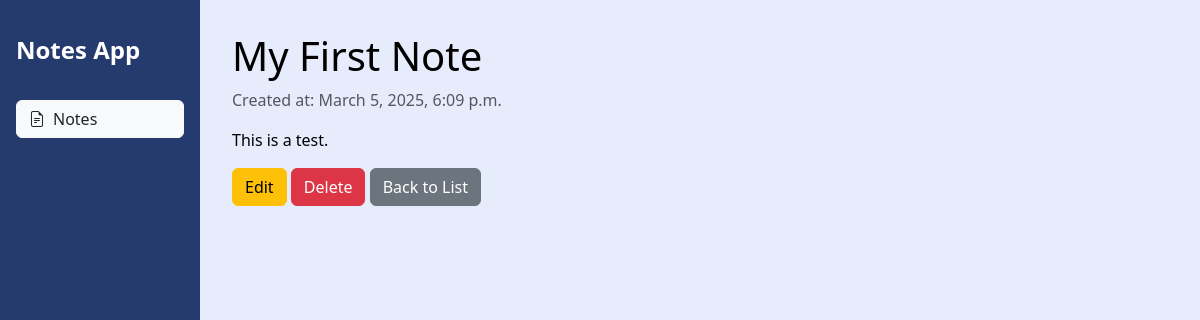
/note/1/, run on the app's committed database.
### myNotesApp/models.py (models this page shows, shortened)
class Note(models.Model):
    title = models.CharField(max_length=255)
    content = models.TextField(validators=[MaxLengthValidator(500)])
    created_at = models.DateTimeField(auto_now_add=True)
    updated_at = models.DateTimeField(auto_now=True)
    pinned = models.BooleanField(default=False)  # New field for pinning notes

### myNotesApp/views.py (the view)
# urls.py: path("note/<int:pk>/", views.note_detail, name="note_detail"),
def note_detail(request, pk):
    note = get_object_or_404(Note, pk=pk)
    context = {"note": note}
    return render(request, "myNotesApp/note_detail.html", context)

### myNotesApp/templates/myNotesApp/note_detail.html (shortened to what this page needs)
{% extends 'base.html' %}
{% block content %}
<article>
    <header>
        <h1>{{ note.title }}</h1>
        <p class="text-muted">Created at: {{ note.created_at|date:"F j, Y, g:i a" }}</p>
    </header>
    <section>
        <p>{{ note.content }}</p>
    </section>
    <footer>
        <a href="{% url 'note_update' pk=note.pk %}" class="btn btn-warning">Edit</a>
        <a href="{% url 'note_delete' pk=note.pk %}" class="btn btn-danger">Delete</a>
        <a href="{% url 'note_list' %}" class="btn btn-secondary">Back to List</a>
    </footer>
</article>
{% endblock content %}

### myNotesApp/static/myNotesApp/css/custom.css (style rules this page uses)
:root { --sidebar-color: #253B6E; --bg-color: #E7ECFC; --card-bg: #FFFFFF; --primary-text: #000000; --sidebar-text: #FFFFFF; --border-radius: 8px; --box-shadow: 0 2px 5px rgba(0, 0, 0, 0.1); }
body { background-color: var(--bg-color); color: var(--primary-text); font-family: 'Segoe UI', Tahoma, Geneva, Verdana, sans-serif; margin: 0; padding: 0; }

### data on the page
Note: title "My First Note", created_at "March 5, 2025, 6:09 p.m.", content "This is a test."
